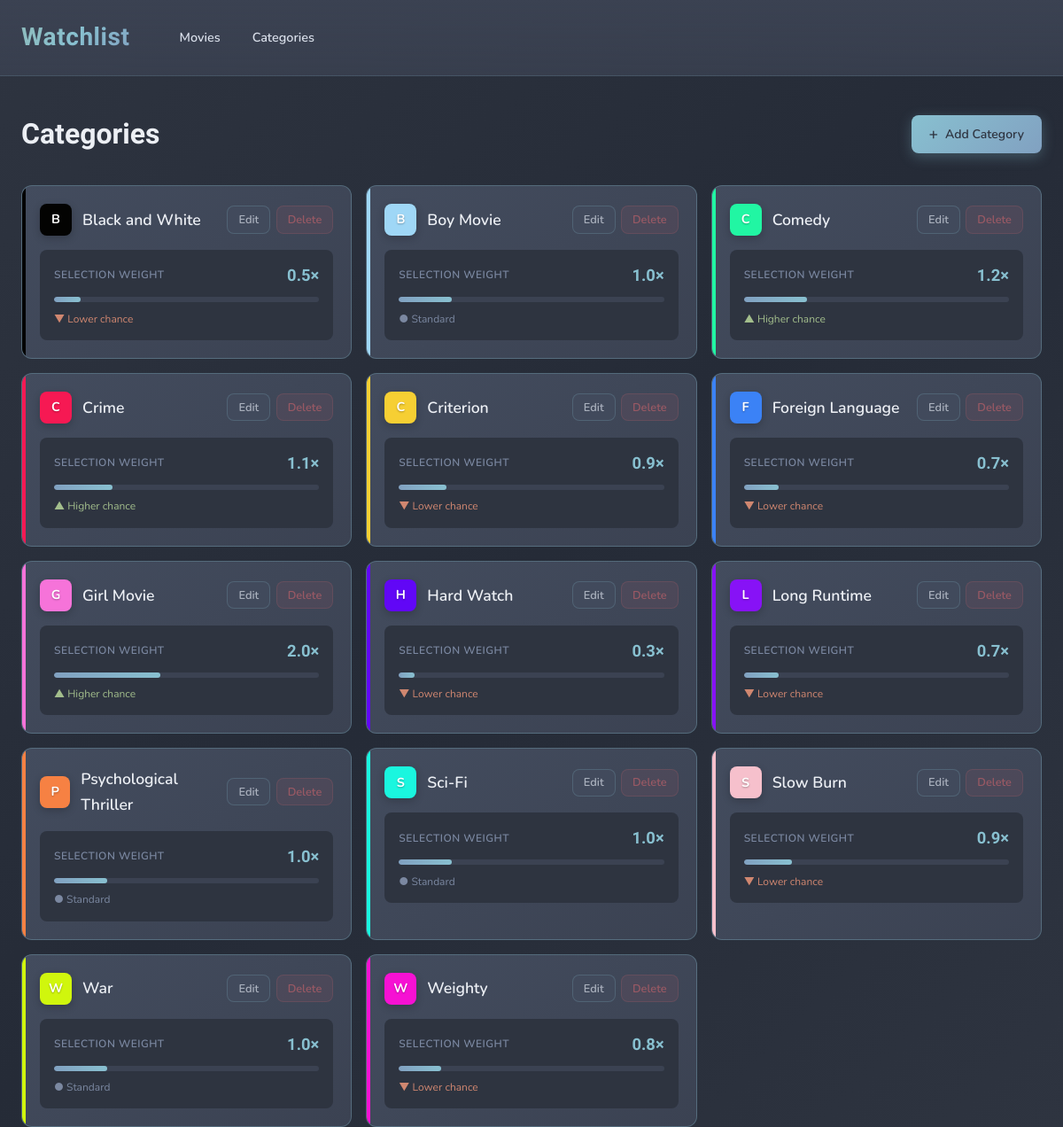
Page /categories on the earlier database version.
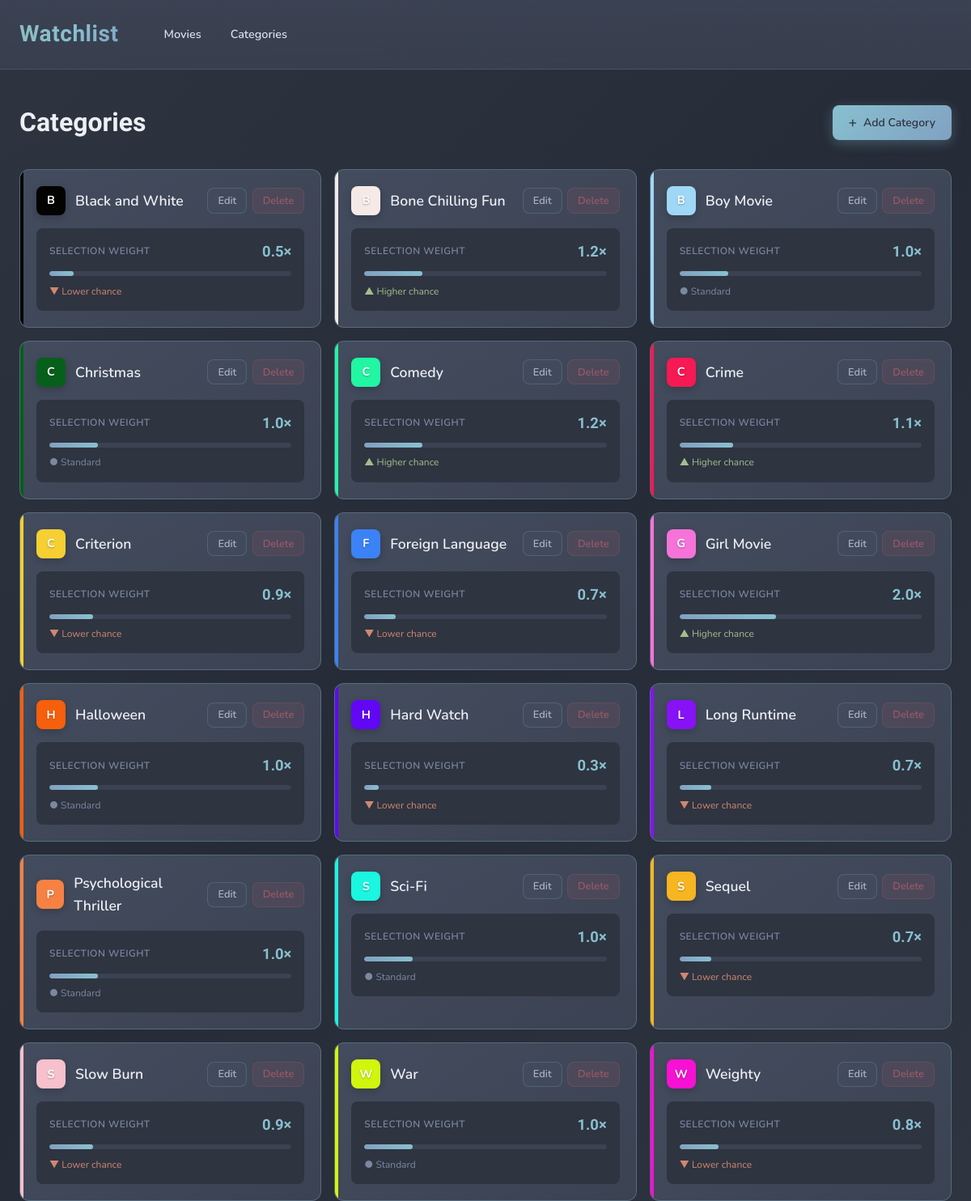
Same page on the later database version.
### tables this page shows
CREATE TABLE categories (
                id INTEGER PRIMARY KEY AUTOINCREMENT,
                name TEXT UNIQUE NOT NULL,
                color TEXT DEFAULT '#3b82f6'
            , weight REAL DEFAULT 1.0);

### main.py (the view)
@app.get("/categories", response_class=HTMLResponse)
async def manage_categories(request: Request):
    with get_db() as conn:
        categories_data = conn.execute('SELECT * FROM categories ORDER BY name').fetchall()
        categories = [dict(row) for row in categories_data]
    return templates.TemplateResponse("categories.html", {
        "request": request,
        "categories": categories
    })

### templates/categories.html (shortened to what this page needs)
{% extends "base.html" %}
{% block content %}
<div class="page-header">
    <h2>Categories</h2>
    <button class="btn btn-primary" onclick="showCreateModal()">
        <span style="font-size: 1.1rem;">+</span> Add Category
    </button>
</div>
{% if categories %}
<div class="categories-grid">
    {% for category in categories %}
    <div class="category-card" style="--category-color: {{ category.color }}; animation-delay: {{ loop.index0 * 40 }}ms;">
        <div class="category-header">
            <div class="category-info">
                <div class="category-color-badge" style="background: {{ category.color }};">
                    {{ category.name[0]|upper }}
                </div>
                <span class="category-name">{{ category.name }}</span>
            </div>
            <div class="category-actions">
                <button class="btn btn-secondary btn-sm" onclick="editCategory({{ category.id }}, '{{ category.name|replace("'", "\\'") }}', '{{ category.color }}', {{ category.weight|default(1.0) }})">Edit</button>
                <button class="btn btn-danger btn-sm" onclick="deleteCategory({{ category.id }})">Delete</button>
            </div>
        </div>
        <div class="weight-section">
            <div class="weight-header">
                <span class="weight-label">Selection Weight</span>
                <span class="weight-value">{{ "%.1f"|format(category.weight|default(1.0)) }}×</span>
            </div>
            <div class="weight-bar-track">
                <div class="weight-bar" style="width: {{ [(category.weight|default(1.0) / 5 * 100)|int, 100]|min }}%;"></div>
            </div>
            <div class="weight-status {% if category.weight|default(1.0) > 1.0 %}high{% elif category.weight|default(1.0) < 1.0 %}low{% else %}normal{% endif %}">
                {% if category.weight|default(1.0) > 1.0 %}
                    ▲ Higher chance
                {% elif category.weight|default(1.0) < 1.0 %}
                    ▼ Lower chance
                {% else %}
                    ● Standard
                {% endif %}
            </div>
        </div>
    </div>
    {% endfor %}
</div>
{% else %}
<div class="empty-state">
    <h3>No Categories Yet</h3>
    <p>Create categories to organize your movie collection.</p>
    <button class="btn btn-primary" onclick="showCreateModal()">Create Your First Category</button>
</div>
{% endif %}
{% endblock %}

### templates/base.html (shortened to what this page needs)
<!DOCTYPE html>
<html lang="en">
<head>
</head>
<body>
    <div class="header">
        <div class="container">
            <nav class="nav">
                <h1>Watchlist</h1>
                <div class="nav-links">
                    <a href="/" class="{% if request.endpoint == 'index' %}active{% endif %}">Movies</a>
                    <a href="/categories" class="{% if request.endpoint == 'manage_categories' %}active{% endif %}">Categories</a>
                </div>
            </nav>
        </div>
    </div>
    <div class="container">
        {% block content %}{% endblock %}
    </div>
</body>
</html>

### templates/base.html (style rules this page uses)
:root { --nord0: #2E3440; --nord1: #3B4252; --nord2: #434C5E; --nord3: #4C566A; --nord4: #D8DEE9; --nord5: #E5E9F0; --nord6: #ECEFF4; --frost1: #8FBCBB; --frost2: #88C0D0; --frost3: #81A1C1; --frost4: #5E81AC; --aurora-red: #BF616A; --aurora-orange: #D08770; --aurora-yellow: #EBCB8B; --aurora-green: #A3BE8C; --aurora-purple: #B48EAD; --bg-base: var(--nord0); --bg-surface: var(--nord1); --bg-elevated: var(--nord2); --bg-interactive: var(--nord3); --text-primary: var(--nord6); --text-secondary: var(--nord4); --text-muted: #7b88a1; --accent: var(--frost2); --accent-light: var(--frost1); --accent-dark: var(--frost4); --border-subtle: rgba(136, 192, 208, 0.15); --border-accent: rgba(136, 192, 208, 0.3); --shadow-soft: 0 4px 20px rgba(0, 0, 0, 0.25); --shadow-glow: 0 0 30px rgba(136, 192, 208, 0.15); --transition-smooth: cubic-bezier(0.4, 0, 0.2, 1); }
* { margin: 0; padding: 0; box-sizing: border-box; }
body { font-family: 'Nunito', -apple-system, BlinkMacSystemFont, sans-serif; background: linear-gradient(135deg, var(--nord0) 0%, #252b37 50%, var(--nord0) 100%); color: var(--text-primary); line-height: 1.6; min-height: 100vh; }
.container { max-width: 1280px; margin: 0 auto; padding: 0 24px; }
.header { background: linear-gradient(180deg, var(--bg-surface) 0%, rgba(59, 66, 82, 0.8) 100%); border-bottom: 1px solid var(--border-subtle); padding: 1.25rem 0; margin-bottom: 2.5rem; backdrop-filter: blur(10px); }
.nav { display: flex; gap: 2.5rem; align-items: center; }
.nav h1 { font-family: 'Quicksand', sans-serif; font-weight: 700; font-size: 1.75rem; letter-spacing: 0.02em; background: linear-gradient(135deg, var(--frost1) 0%, var(--frost2) 50%, var(--frost3) 100%); -webkit-background-clip: text; -webkit-text-fill-color: transparent; background-clip: text; }
.nav-links { display: flex; gap: 0.25rem; }
.nav a { font-family: 'Nunito', sans-serif; font-weight: 600; font-size: 0.9rem; color: var(--text-secondary); text-decoration: none; padding: 0.5rem 1rem; border-radius: 8px; transition: all 0.25s var(--transition-smooth); position: relative; }
.btn { font-family: 'Nunito', sans-serif; font-weight: 600; padding: 0.6rem 1.25rem; border: none; border-radius: 8px; font-size: 0.875rem; cursor: pointer; transition: all 0.25s var(--transition-smooth); text-decoration: none; display: inline-flex; align-items: center; gap: 0.5rem; }
.btn-primary { background: linear-gradient(135deg, var(--frost2) 0%, var(--frost3) 100%); color: var(--nord0); box-shadow: 0 4px 15px rgba(136, 192, 208, 0.3); }
.btn-secondary { background: var(--bg-elevated); color: var(--text-secondary); border: 1px solid var(--border-accent); }
.btn-danger { background: rgba(191, 97, 106, 0.15); color: var(--aurora-red); border: 1px solid rgba(191, 97, 106, 0.3); }
.btn-sm { padding: 0.35rem 0.75rem; font-size: 0.8rem; }
h2 { font-family: 'Quicksand', sans-serif; font-weight: 700; font-size: 2rem; color: var(--text-primary); }

Differences in the rows shown:
added categories: name "B", name "Bone Chilling Fun", weight "1.2", {{ [(category.weight|default(1.0) / 5 * 100)|int, 100]|min }} 24 (drawn), shows "▲ Higher chance"
added categories: name "C", name "Christmas", weight "1.0", {{ [(category.weight|default(1.0) / 5 * 100)|int, 100]|min }} 20 (drawn), shows "● Standard"
added categories: name "H", name "Halloween", weight "1.0", {{ [(category.weight|default(1.0) / 5 * 100)|int, 100]|min }} 20 (drawn), shows "● Standard"
added categories: name "S", name "Sequel", weight "0.7", {{ [(category.weight|default(1.0) / 5 * 100)|int, 100]|min }} 13 (drawn), shows "▼ Lower chance"
